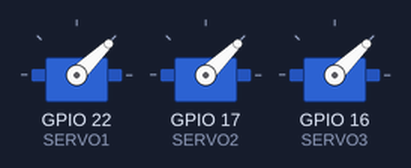
This sketch was run on a simulated ESP32. Shown: 3 × servo. Servo pulses on a pin are drawn as a servo (544–2400 µs = 0–180°); what the sketch prints to the serial monitor is not drawn.

Above: at 0.05 s.
At 4.0 s:
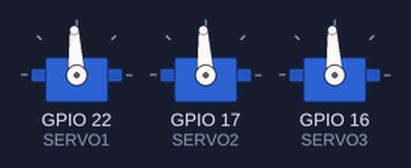
At 6.0 s:
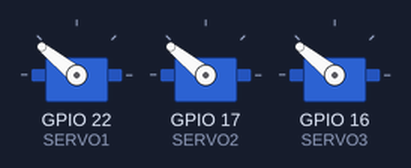
At 8.0 s:
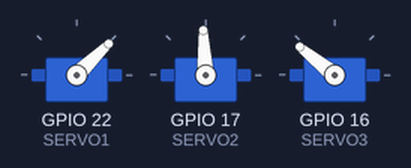
Timing chart, 0 to 10.4 s (numbered marks = the images above):
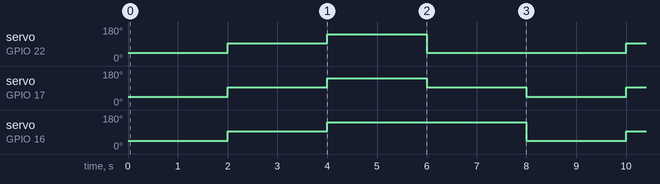

Measured:
- by itself, servo on GPIO 22 (SERVO1): repeats every 8.0 s: 141° 2.0 s, 44° 4.0 s, 93° 2.0 s
- by itself, servo on GPIO 17 (SERVO2): repeats every 8.0 s: 141° 2.0 s, 93° 2.0 s, 44° 2.0 s, 93° 2.0 s
- by itself, servo on GPIO 16 (SERVO3): repeats every 8.0 s: 141° 4.0 s, 44° 2.0 s, 93° 2.0 s

The sketch:

Servos.ino
```cpp
#include <Arduino.h>

// ===== SERVO PINS =====
#define SERVO1 22   // SCL
#define SERVO2 17
#define SERVO3 16

// ===== PWM SETTINGS =====
#define SERVO_FREQ 50
#define SERVO_RES 16

#define SERVO_MIN 3277
#define SERVO_MAX 6554

// ===== CHANNELS =====
#define CH1 0
#define CH2 1
#define CH3 2

// ===== FUNCTION =====
void setServoAngle(int channel, int angle) {
  angle = constrain(angle, 0, 180);
  uint32_t duty = map(angle, 0, 180, SERVO_MIN, SERVO_MAX);
  ledcWrite(channel, duty);
}

// ===== SETUP =====
void setup() {
  Serial.begin(115200);

  // Setup PWM channels
  ledcSetup(CH1, SERVO_FREQ, SERVO_RES);
  ledcSetup(CH2, SERVO_FREQ, SERVO_RES);
  ledcSetup(CH3, SERVO_FREQ, SERVO_RES);

  // Attach pins
  ledcAttachPin(SERVO1, CH1);
  ledcAttachPin(SERVO2, CH2);
  ledcAttachPin(SERVO3, CH3);

  Serial.println("3 Servo Test Ready");
}

// ===== LOOP =====
void loop() {

  Serial.println("All → 0°");
  setServoAngle(CH1, 0);
  setServoAngle(CH2, 0);
  setServoAngle(CH3, 0);
  delay(2000);

  Serial.println("All → 90°");
  setServoAngle(CH1, 90);
  setServoAngle(CH2, 90);
  setServoAngle(CH3, 90);
  delay(2000);

  Serial.println("All → 180°");
  setServoAngle(CH1, 180);
  setServoAngle(CH2, 180);
  setServoAngle(CH3, 180);
  delay(2000);

  // Fun extra: wave motion
  Serial.println("Wave motion");
  setServoAngle(CH1, 0);
  setServoAngle(CH2, 90);
  setServoAngle(CH3, 180);
  delay(2000);
}
```
